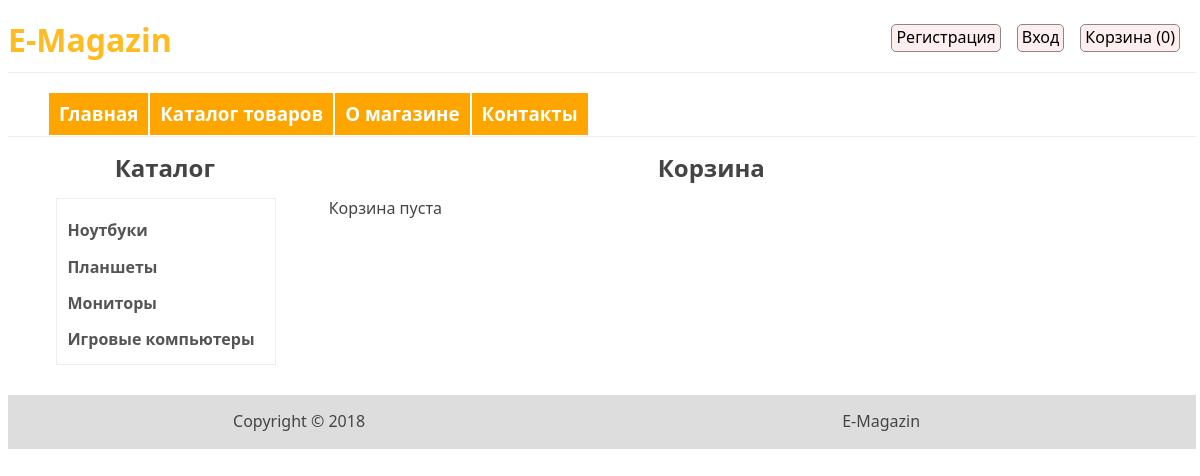
/MagazinSite/cart, run on the app's committed database.
### tables this page shows
CREATE TABLE IF NOT EXISTS `category` (
  `id` int(11) NOT NULL AUTO_INCREMENT,
  `name` varchar(255) NOT NULL,
  `sort_order` int(11) NOT NULL DEFAULT '0',
  `status` int(11) NOT NULL DEFAULT '1',
  PRIMARY KEY (`id`)
);

### MagazinSite/config/routes.php (called while the page is built)
<?php
return array(
    'product/([0-9]+)' => 'product/view/$1',
    'catalog/page-([0-9]+)' => 'catalog/index/$1',
    'catalog/' => 'catalog/index',
    'category/([0-9]+)/page-([0-9]+)' => 'catalog/category/$1/$2',
    'category/([0-9]+)' => 'catalog/category/$1',
    'cart/add/([0-9]+)' => 'cart/add/$1',
    'cart/addAjax/([0-9]+)' => 'cart/addAjax/$1',
    'cart/delete/([0-9]+)' => 'cart/delete/$1',
    'cart/checkout' => 'cart/checkout',
    'cart/deleteAll' => 'cart/deleteAll',
    'cart' => 'cart/index',
    'user/register' => 'user/register',
    'user/login' => 'user/login',
    'user/logout' => 'user/logout',
    'cabinet/edit' => 'cabinet/edit',
    'cabinet/orders' => 'cabinet/orders',
    'cabinet/order/view/([0-9]+)' => 'cabinet/viewOrder/$1',
    'cabinet' => 'cabinet/index',
    'admin/product/create' => 'adminProduct/create',
    'admin/product/update/([0-9]+)' => 'adminProduct/update/$1',
    'admin/product/delete/([0-9]+)' => 'adminProduct/delete/$1',
    'admin/product' => 'adminProduct/index',
    'admin/category/create' => 'adminCategory/create',
    'admin/category/update/([0-9]+)' => 'adminCategory/update/$1',
    'admin/category/delete/([0-9]+)' => 'adminCategory/delete/$1',
    'admin/category' => 'adminCategory/index',
    'admin/order/update/([0-9]+)' => 'adminOrder/update/$1',
    'admin/order/delete/([0-9]+)' => 'adminOrder/delete/$1',
    'admin/order/view/([0-9]+)' => 'adminOrder/view/$1',
    'admin/order' => 'adminOrder/index',
    'admin' => 'admin/index',
    'about' => 'site/about',
    'contacts' => 'site/contact',
    '' => 'site/index',
);

### MagazinSite/controllers/CartController.php (called while the page is built, shortened)
<?php
class CartController {
    public function actionIndex(){
        $categories = Category::getCategoriesList();
        $productsInCart = Cart::getProducts();
        require_once (ROOT . '/views/cart/index.php');
        return true;
    }
}

### MagazinSite/index.php (called while the page is built, shortened)
<?php
require_once(ROOT.'/components/Autoload.php');
$router = new Router();
$router->run();

### MagazinSite/models/Category.php (called while the page is built, shortened)
<?php
class Category {
    public static function getCategoriesList(){
        $db= Db::getConnection();
        $categoryList = array();
        $sql = 'SELECT id, name FROM category '
                . 'ORDER BY sort_order ASC';
        $result = $db->query($sql);
        $i = 0;
        while($row = $result->fetch()){
            $categoryList[$i]['id'] = $row['id'];
            $categoryList[$i]['name'] = $row['name'];
            $i++;
        }
        return $categoryList;
    }
}

### MagazinSite/components/Autoload.php (called while the page is built, shortened)
<?php
spl_autoload_register(function ($class_name){
    $array_paths = array(
        '/models/',
        '/components/'
    );
    foreach ($array_paths as $path){
        $path = ROOT . $path .$class_name . '.php';
    }
});

### MagazinSite/components/Cart.php (called while the page is built, shortened)
<?php
class Cart {
    public static function getProducts(){
        return false;
    }
}

### MagazinSite/views/cart/index.php (the view)
<?php include ROOT . '/views/layouts/header.php'; ?>
<section>
    <div class="left-sidebar">
        <h2>Каталог</h2>
        <div class="category-panel">
            <?php foreach ($categories as $categoryItem): ?>
                <div class="category">
                    <h4>
                        <a href="/MagazinSite/category/<?php echo$categoryItem['id']; ?>">
                            <?php echo $categoryItem['name']; ?>
                        </a>
                    </h4>
                </div>
            <?php endforeach; ?>
        </div>
    </div>
    <div class="block-cart">
        <h2>Корзина</h2>
        <?php if ($productsInCart): ?>
            <p>Вы выбрали такие товары:</p>
            <table class="product-in-cart">
                <tr>
                    <th>Код товара</th>
                    <th>Название</th>
                    <th>Стомость, $</th>
                    <th>Количество, шт</th>
                    <th>Удалить</th>
                </tr>
                <?php foreach ($products as $product): ?>
                    <tr>
                        <td><?php echo $product['code']; ?></td>
                        <td>
                            <a class="product-link" href="/MagazinSite/product/<?php echo $product['id']; ?>">
                                <?php echo $product['name']; ?>
                            </a>
                        </td>
                        <td><?php echo $product['price']; ?></td>
                        <td><?php echo $productsInCart[$product['id']]; ?></td>
                        <td>
                            <a class="delete" href="/MagazinSite/cart/delete/<?php echo $product['id']; ?>"> Удалить</a>
                        </td>
                    </tr>
                <?php endforeach; ?>
                <tr>
                    <td colspan="2">Итого:</td>
                    <td><?php echo $totalPrice; ?></td>
                    <td><?php echo Cart::countItems(); ?></td>
                    <td>
                        <a class="delete" href="/MagazinSite/cart/deleteAll"> Очистить всё</a>
                    </td>
                </tr>
            </table>
            <h3><a class="checkout-btn" href="/MagazinSite/cart/checkout">Оформить заказ</a></h3>
        <?php else: ?>
            <p>Корзина пуста</p>
        <?php endif; ?>
    </div>
</section>
<?php include ROOT . '/views/layouts/footer.php'; ?>

### MagazinSite/components/Router.php (shortened to what this page needs)
<?php
class Router {
    private  $routes;
    public function __construct() {
        $routesPath = ROOT.'/config/routes.php';
        $this->routes = include($routesPath);
    }
    private function getURI(){
         if (!empty($_SERVER['REQUEST_URI'])){
             return substr($_SERVER['REQUEST_URI'], strlen('/MagazinSite/'));
        }
    }
    public function run(){
        $uri = $this->getURI();
        foreach ($this->routes as $uriPattern => $path){
            if(preg_match("~$uriPattern~", $uri)){
                $internalRoute = preg_replace("~$uriPattern~", $path, $uri);
                $segments = explode('/', $internalRoute);
                $controllerName = array_shift($segments).'Controller';
                $actionName = 'action'.ucfirst(array_shift($segments));
                $parameters = $segments;
                $controllerObject = new $controllerName;
                $result = call_user_func_array(array($controllerObject, $actionName), $parameters);
                if($result != null){
                    break;
                }
            }
        }
    }
}

### MagazinSite/template/css/style.css (style rules this page uses)
html { height: 100%; width: 99%; }
body { width: 100%; height: 100%; color: #444; font-size: 1em; font-family: "Segoe UI", sans-serif; line-height: 135%; }
a { color: #555; text-decoration: none; transition: all.6s ease; -moz-transition: all.6s ease; -webkit-transition: all.6s ease; -ms-transition: all.6s ease; }
section { margin-left: 4%; width: 92%; }
.left-sidebar { float: left; width: 20%; }
.left-sidebar h2 { text-align: center; }
.category-panel { width: 100%; display: block; float: left; border: 1px solid #eee; }
.category { display: block; margin-bottom: 20px; height: 15px; width: 100%; text-align: left; margin-left: 5%; }
.block-cart { width: 70%; float: left; margin-left: 5%; margin-bottom: 25px; }
.block-cart h2 { text-align: center; }

### data on the page
category: name "Ноутбуки"
category: name "Планшеты"
category: name "Мониторы"
category: name "Игровые компьютеры"
